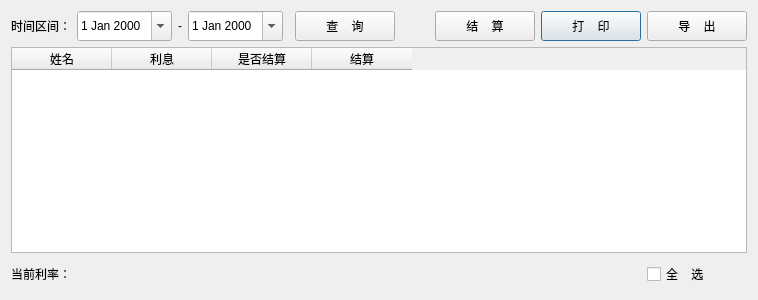
<?xml version="1.0" encoding="UTF-8"?>
<ui version="4.0">
 <class>Dialog</class>
 <widget class="QDialog" name="Dialog">
  <property name="geometry">
   <rect>
    <x>0</x>
    <y>0</y>
    <width>758</width>
    <height>300</height>
   </rect>
  </property>
  <property name="windowTitle">
   <string>Dialog</string>
  </property>
  <layout class="QGridLayout" name="gridLayout">
   <item row="0" column="3">
    <widget class="QDateEdit" name="dateEdit_2">
     <property name="minimumSize">
      <size>
       <width>0</width>
       <height>30</height>
      </size>
     </property>
     <property name="calendarPopup">
      <bool>true</bool>
     </property>
    </widget>
   </item>
   <item row="0" column="2">
    <widget class="QLabel" name="label_2">
     <property name="text">
      <string>-</string>
     </property>
    </widget>
   </item>
   <item row="0" column="1">
    <widget class="QDateEdit" name="dateEdit">
     <property name="minimumSize">
      <size>
       <width>0</width>
       <height>30</height>
      </size>
     </property>
     <property name="calendarPopup">
      <bool>true</bool>
     </property>
    </widget>
   </item>
   <item row="0" column="0">
    <widget class="QLabel" name="label">
     <property name="minimumSize">
      <size>
       <width>0</width>
       <height>30</height>
      </size>
     </property>
     <property name="maximumSize">
      <size>
       <width>60</width>
       <height>16777215</height>
      </size>
     </property>
     <property name="text">
      <string>时间区间：</string>
     </property>
    </widget>
   </item>
   <item row="0" column="5">
    <widget class="QPushButton" name="pushButton">
     <property name="minimumSize">
      <size>
       <width>100</width>
       <height>30</height>
      </size>
     </property>
     <property name="text">
      <string>查    询</string>
     </property>
     <property name="autoDefault">
      <bool>false</bool>
     </property>
    </widget>
   </item>
   <item row="1" column="0" colspan="10">
    <widget class="QTableWidget" name="tableWidget">
     <column>
      <property name="text">
       <string>姓名</string>
      </property>
     </column>
     <column>
      <property name="text">
       <string>利息</string>
      </property>
     </column>
     <column>
      <property name="text">
       <string>是否结算</string>
      </property>
     </column>
     <column>
      <property name="text">
       <string>结算</string>
      </property>
     </column>
    </widget>
   </item>
   <item row="2" column="9">
    <widget class="QCheckBox" name="checkBox">
     <property name="minimumSize">
      <size>
       <width>0</width>
       <height>30</height>
      </size>
     </property>
     <property name="text">
      <string>全    选</string>
     </property>
    </widget>
   </item>
   <item row="2" column="0" colspan="2">
    <widget class="QLabel" name="label_3">
     <property name="text">
      <string>当前利率：</string>
     </property>
    </widget>
   </item>
   <item row="0" column="8">
    <widget class="QPushButton" name="pushButton_3">
     <property name="minimumSize">
      <size>
       <width>100</width>
       <height>30</height>
      </size>
     </property>
     <property name="text">
      <string>打    印</string>
     </property>
    </widget>
   </item>
   <item row="0" column="7">
    <widget class="QPushButton" name="pushButton_2">
     <property name="minimumSize">
      <size>
       <width>100</width>
       <height>30</height>
      </size>
     </property>
     <property name="text">
      <string>结    算</string>
     </property>
     <property name="autoDefault">
      <bool>false</bool>
     </property>
    </widget>
   </item>
   <item row="0" column="9">
    <widget class="QPushButton" name="pushButton_4">
     <property name="minimumSize">
      <size>
       <width>100</width>
       <height>30</height>
      </size>
     </property>
     <property name="text">
      <string>导    出</string>
     </property>
    </widget>
   </item>
   <item row="0" column="6">
    <spacer name="horizontalSpacer">
     <property name="orientation">
      <enum>Qt::Horizontal</enum>
     </property>
     <property name="sizeHint" stdset="0">
      <size>
       <width>243</width>
       <height>20</height>
      </size>
     </property>
    </spacer>
   </item>
  </layout>
 </widget>
 <resources/>
 <connections/>
</ui>
